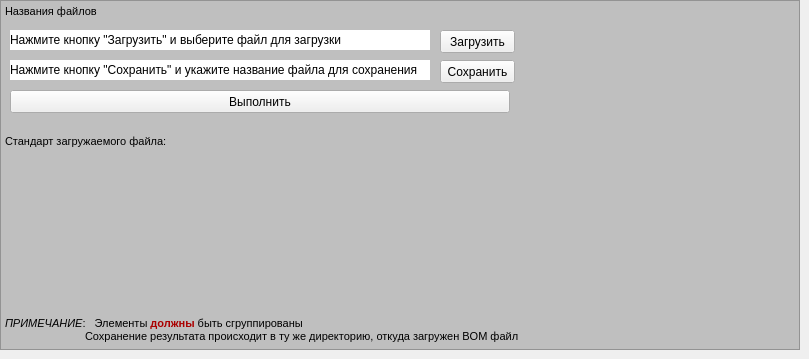
    <widget class="QWidget" name="buy">
     <attribute name="title">
      <string>Перечень на покупку</string>
     </attribute>
     <widget class="QLabel" name="saved_file_name_buy">
      <property name="geometry">
       <rect>
        <x>10</x>
        <y>60</y>
        <width>420</width>
        <height>20</height>
       </rect>
      </property>
      <property name="styleSheet">
       <string notr="true">background-color: rgb(255, 255, 255);</string>
      </property>
      <property name="text">
       <string>Нажмите кнопку &quot;Сохранить&quot; и укажите название файла для сохранения</string>
      </property>
     </widget>
     <widget class="QPushButton" name="btn_result_buy">
      <property name="geometry">
       <rect>
        <x>10</x>
        <y>90</y>
        <width>500</width>
        <height>23</height>
       </rect>
      </property>
      <property name="text">
       <string>Выполнить</string>
      </property>
     </widget>
     <widget class="QPushButton" name="btn_upload_buy">
      <property name="geometry">
       <rect>
        <x>440</x>
        <y>30</y>
        <width>75</width>
        <height>23</height>
       </rect>
      </property>
      <property name="text">
       <string>Загрузить</string>
      </property>
     </widget>
     <widget class="QPushButton" name="btn_save_buy">
      <property name="geometry">
       <rect>
        <x>440</x>
        <y>60</y>
        <width>75</width>
        <height>23</height>
       </rect>
      </property>
      <property name="text">
       <string>Сохранить</string>
      </property>
     </widget>
     <widget class="QTextBrowser" name="text_browser_buy">
      <property name="geometry">
       <rect>
        <x>0</x>
        <y>0</y>
        <width>800</width>
        <height>350</height>
       </rect>
      </property>
      <property name="styleSheet">
       <string notr="true">background-color: rgb(191, 191, 191);</string>
      </property>
      <property name="html">
       <string>&lt;!DOCTYPE HTML PUBLIC &quot;-//W3C//DTD HTML 4.0//EN&quot; &quot;http://www.w3.org/TR/REC-html40/strict.dtd&quot;&gt;
&lt;html&gt;&lt;head&gt;&lt;meta name=&quot;qrichtext&quot; content=&quot;1&quot; /&gt;&lt;style type=&quot;text/css&quot;&gt;
p, li { white-space: pre-wrap; }
&lt;/style&gt;&lt;/head&gt;&lt;body style=&quot; font-family:'MS Shell Dlg 2'; font-size:8.25pt; font-weight:400; font-style:normal;&quot;&gt;
&lt;p style=&quot; margin-top:0px; margin-bottom:0px; margin-left:0px; margin-right:0px; -qt-block-indent:0; text-indent:0px;&quot;&gt;Названия файлов&lt;/p&gt;
&lt;p style=&quot;-qt-paragraph-type:empty; margin-top:0px; margin-bottom:0px; margin-left:0px; margin-right:0px; -qt-block-indent:0; text-indent:0px;&quot;&gt;&lt;br /&gt;&lt;/p&gt;
&lt;p style=&quot;-qt-paragraph-type:empty; margin-top:0px; margin-bottom:0px; margin-left:0px; margin-right:0px; -qt-block-indent:0; text-indent:0px;&quot;&gt;&lt;br /&gt;&lt;/p&gt;
&lt;p style=&quot;-qt-paragraph-type:empty; margin-top:0px; margin-bottom:0px; margin-left:0px; margin-right:0px; -qt-block-indent:0; text-indent:0px;&quot;&gt;&lt;br /&gt;&lt;/p&gt;
&lt;p style=&quot;-qt-paragraph-type:empty; margin-top:0px; margin-bottom:0px; margin-left:0px; margin-right:0px; -qt-block-indent:0; text-indent:0px;&quot;&gt;&lt;br /&gt;&lt;/p&gt;
&lt;p style=&quot;-qt-paragraph-type:empty; margin-top:0px; margin-bottom:0px; margin-left:0px; margin-right:0px; -qt-block-indent:0; text-indent:0px;&quot;&gt;&lt;br /&gt;&lt;/p&gt;
&lt;p style=&quot;-qt-paragraph-type:empty; margin-top:0px; margin-bottom:0px; margin-left:0px; margin-right:0px; -qt-block-indent:0; text-indent:0px;&quot;&gt;&lt;br /&gt;&lt;/p&gt;
&lt;p style=&quot;-qt-paragraph-type:empty; margin-top:0px; margin-bottom:0px; margin-left:0px; margin-right:0px; -qt-block-indent:0; text-indent:0px;&quot;&gt;&lt;br /&gt;&lt;/p&gt;
&lt;p style=&quot;-qt-paragraph-type:empty; margin-top:0px; margin-bottom:0px; margin-left:0px; margin-right:0px; -qt-block-indent:0; text-indent:0px;&quot;&gt;&lt;br /&gt;&lt;/p&gt;
&lt;p style=&quot;-qt-paragraph-type:empty; margin-top:0px; margin-bottom:0px; margin-left:0px; margin-right:0px; -qt-block-indent:0; text-indent:0px;&quot;&gt;&lt;br /&gt;&lt;/p&gt;
&lt;p style=&quot; margin-top:0px; margin-bottom:0px; margin-left:0px; margin-right:0px; -qt-block-indent:0; text-indent:0px;&quot;&gt;Стандарт загружаемого файла:&lt;/p&gt;
&lt;p style=&quot;-qt-paragraph-type:empty; margin-top:0px; margin-bottom:0px; margin-left:0px; margin-right:0px; -qt-block-indent:0; text-indent:0px;&quot;&gt;&lt;br /&gt;&lt;/p&gt;
&lt;p style=&quot;-qt-paragraph-type:empty; margin-top:0px; margin-bottom:0px; margin-left:0px; margin-right:0px; -qt-block-indent:0; text-indent:0px;&quot;&gt;&lt;br /&gt;&lt;/p&gt;
&lt;p style=&quot;-qt-paragraph-type:empty; margin-top:0px; margin-bottom:0px; margin-left:0px; margin-right:0px; -qt-block-indent:0; text-indent:0px;&quot;&gt;&lt;br /&gt;&lt;/p&gt;
&lt;p style=&quot;-qt-paragraph-type:empty; margin-top:0px; margin-bottom:0px; margin-left:0px; margin-right:0px; -qt-block-indent:0; text-indent:0px;&quot;&gt;&lt;br /&gt;&lt;/p&gt;
&lt;p style=&quot;-qt-paragraph-type:empty; margin-top:0px; margin-bottom:0px; margin-left:0px; margin-right:0px; -qt-block-indent:0; text-indent:0px;&quot;&gt;&lt;br /&gt;&lt;/p&gt;
&lt;p style=&quot;-qt-paragraph-type:empty; margin-top:0px; margin-bottom:0px; margin-left:0px; margin-right:0px; -qt-block-indent:0; text-indent:0px;&quot;&gt;&lt;br /&gt;&lt;/p&gt;
&lt;p style=&quot;-qt-paragraph-type:empty; margin-top:0px; margin-bottom:0px; margin-left:0px; margin-right:0px; -qt-block-indent:0; text-indent:0px;&quot;&gt;&lt;br /&gt;&lt;/p&gt;
&lt;p style=&quot;-qt-paragraph-type:empty; margin-top:0px; margin-bottom:0px; margin-left:0px; margin-right:0px; -qt-block-indent:0; text-indent:0px;&quot;&gt;&lt;br /&gt;&lt;/p&gt;
&lt;p style=&quot;-qt-paragraph-type:empty; margin-top:0px; margin-bottom:0px; margin-left:0px; margin-right:0px; -qt-block-indent:0; text-indent:0px;&quot;&gt;&lt;br /&gt;&lt;/p&gt;
&lt;p style=&quot;-qt-paragraph-type:empty; margin-top:0px; margin-bottom:0px; margin-left:0px; margin-right:0px; -qt-block-indent:0; text-indent:0px;&quot;&gt;&lt;br /&gt;&lt;/p&gt;
&lt;p style=&quot;-qt-paragraph-type:empty; margin-top:0px; margin-bottom:0px; margin-left:0px; margin-right:0px; -qt-block-indent:0; text-indent:0px;&quot;&gt;&lt;br /&gt;&lt;/p&gt;
&lt;p style=&quot;-qt-paragraph-type:empty; margin-top:0px; margin-bottom:0px; margin-left:0px; margin-right:0px; -qt-block-indent:0; text-indent:0px;&quot;&gt;&lt;br /&gt;&lt;/p&gt;
&lt;p style=&quot;-qt-paragraph-type:empty; margin-top:0px; margin-bottom:0px; margin-left:0px; margin-right:0px; -qt-block-indent:0; text-indent:0px;&quot;&gt;&lt;br /&gt;&lt;/p&gt;
&lt;p style=&quot; margin-top:0px; margin-bottom:0px; margin-left:0px; margin-right:0px; -qt-block-indent:0; text-indent:0px;&quot;&gt;&lt;span style=&quot; font-style:italic;&quot;&gt;ПРИМЕЧАНИЕ&lt;/span&gt;:   Элементы &lt;span style=&quot; font-weight:600; color:#aa0000;&quot;&gt;должны&lt;/span&gt; быть сгруппированы&lt;/p&gt;
&lt;p style=&quot; margin-top:0px; margin-bottom:0px; margin-left:0px; margin-right:0px; -qt-block-indent:0; text-indent:0px;&quot;&gt;	Сохранение результата происходит в ту же директорию, откуда загружен BOM файл&lt;/p&gt;&lt;/body&gt;&lt;/html&gt;</string>
      </property>
     </widget>
     <widget class="QLabel" name="label_excel_buy">
      <property name="geometry">
       <rect>
        <x>0</x>
        <y>150</y>
        <width>800</width>
        <height>150</height>
       </rect>
      </property>
      <property name="text">
       <string/>
      </property>
      <property name="pixmap">
       <pixmap>screen_02.JPG</pixmap>
      </property>
      <property name="scaledContents">
       <bool>true</bool>
      </property>
     </widget>
     <widget class="QLabel" name="label_igf_buy">
      <property name="geometry">
       <rect>
        <x>530</x>
        <y>0</y>
        <width>260</width>
        <height>130</height>
       </rect>
      </property>
      <property name="text">
       <string/>
      </property>
      <property name="pixmap">
       <pixmap>igf_grey.jpg</pixmap>
      </property>
      <property name="scaledContents">
       <bool>true</bool>
      </property>
     </widget>
     <widget class="QLabel" name="opened_file_name_buy">
      <property name="geometry">
       <rect>
        <x>10</x>
        <y>30</y>
        <width>420</width>
        <height>20</height>
       </rect>
      </property>
      <property name="styleSheet">
       <string notr="true">background-color: rgb(255, 255, 255);</string>
      </property>
      <property name="text">
       <string>Нажмите кнопку &quot;Загрузить&quot; и выберите файл для загрузки</string>
      </property>
     </widget>
     <zorder>text_browser_buy</zorder>
     <zorder>saved_file_name_buy</zorder>
     <zorder>btn_result_buy</zorder>
     <zorder>btn_upload_buy</zorder>
     <zorder>btn_save_buy</zorder>
     <zorder>label_excel_buy</zorder>
     <zorder>label_igf_buy</zorder>
     <zorder>opened_file_name_buy</zorder>
    </widget>
